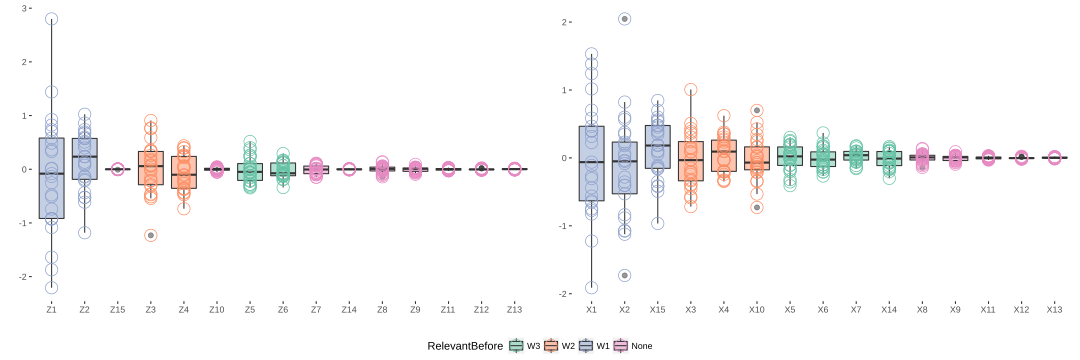

Write R code to recreate this figure.
source("images/cov-plot.R")

get_obsplot <- function(sim.obj, before.rot = TRUE) {
  
  ## Set X and Y names
  xvar.name <- if (before.rot) "Z" else "X"
  yvar.name <- if (before.rot) "W" else "Y"
  
  ## Function to flatten list into vector
  flatten_list <- function(lst, yvar.name = NULL, xvar.name = NULL) {
    out <- unname(t(melt(lst)))
    if (all(is.null(c(yvar.name, xvar.name))))
      out <- `names<-`(as.numeric(out[2, ]), out[1, ])
    else
      out <- `names<-`(paste0(yvar.name, out[2, ]), paste0(xvar.name, out[1, ]))
    
    return(out)      
  }
  
  ## Create DataFrame out of data matrix
  dff <- melt(`colnames<-`(sim.obj[[xvar.name]], 
                           paste0(xvar.name, 1:ncol(sim.obj[[xvar.name]]))))
  
  ## Identify the position of relevant predictors (components)
  ypos <- sim.obj$ypos
  relpos <- sim.obj[["relpos"]] ## Needed for coloring
  predpos <- unname(sim.obj[["relpred"]]) ## Needed for ordering
  
  ## Vector for coloring
  relpos.vec <- flatten_list(relpos, yvar.name, xvar.name)
  dff$relpos <- relpos.vec[as.character(dff$Var2)]
  dff$relpos[is.na(dff$relpos)] <- "None"
  
  ## Ordering
  predpos.vec <- flatten_list(predpos, yvar.name, xvar.name)
  predpos.idx <- c(names(predpos.vec), 
                   setdiff(paste0(xvar.name, 1:sim.obj$p), names(predpos.vec)))
  dff$Var2 <- factor(as.character(dff$Var2), levels = predpos.idx)
  
  ## Adding Relevant Predictors vectors
  dff$predpos <- predpos.vec[as.character(dff$Var2)]
  dff$predpos[is.na(dff$predpos)] <- "None"
  
  ## Give sensible names
  names(dff) <- c("Obs.Idx", "Variables", "Obs.Value", 
                  "RelevantBefore", "RelevantAfter")
  
  ## Tweaking some details
  fill_colour_aes <- if (before.rot) "RelevantBefore" else "RelevantAfter"
  dff$RelevantAfter <- factor(dff$RelevantAfter, levels = unique(sort(dff$RelevantAfter, decreasing = T)))
  dff$RelevantBefore <- factor(dff$RelevantBefore, levels = unique(sort(dff$RelevantBefore, decreasing = T)))
  
  ## Plottings
  ThePlot <- ggplot(dff, aes(Variables, Obs.Value)) + 
    geom_boxplot(aes_string(fill = fill_colour_aes), 
                 alpha = 0.5) +
    geom_point(size = rel(4), shape = 21,
               aes_string(color = fill_colour_aes)) +
    labs(x = "", y = "") + 
    theme(panel.background = element_rect(fill = NA), 
          strip.text.x = element_text(angle = 90, hjust = 0.5, vjust = 1), 
          legend.position = "bottom", 
          strip.background = element_rect(fill = "#eeeeee")) +
    scale_fill_brewer(palette = "Set2") +
    scale_color_brewer(palette = "Set2")
  return(ThePlot)
}

obs.plot <- share_legend(
  get_obsplot(sim.obj, TRUE),
  get_obsplot(sim.obj, FALSE),
  ncol = 2
)

ggsave(obs.plot, width = 15, height = 5, dev = "svg", filename = "images/obs-plot.svg")

combined_plot <- gridExtra::grid.arrange(cov.plot, obs.plot, nrow = 2)
ggsave("images/combined-plot.pdf", combined_plot, width = 15, height = 10, dev = "pdf")
